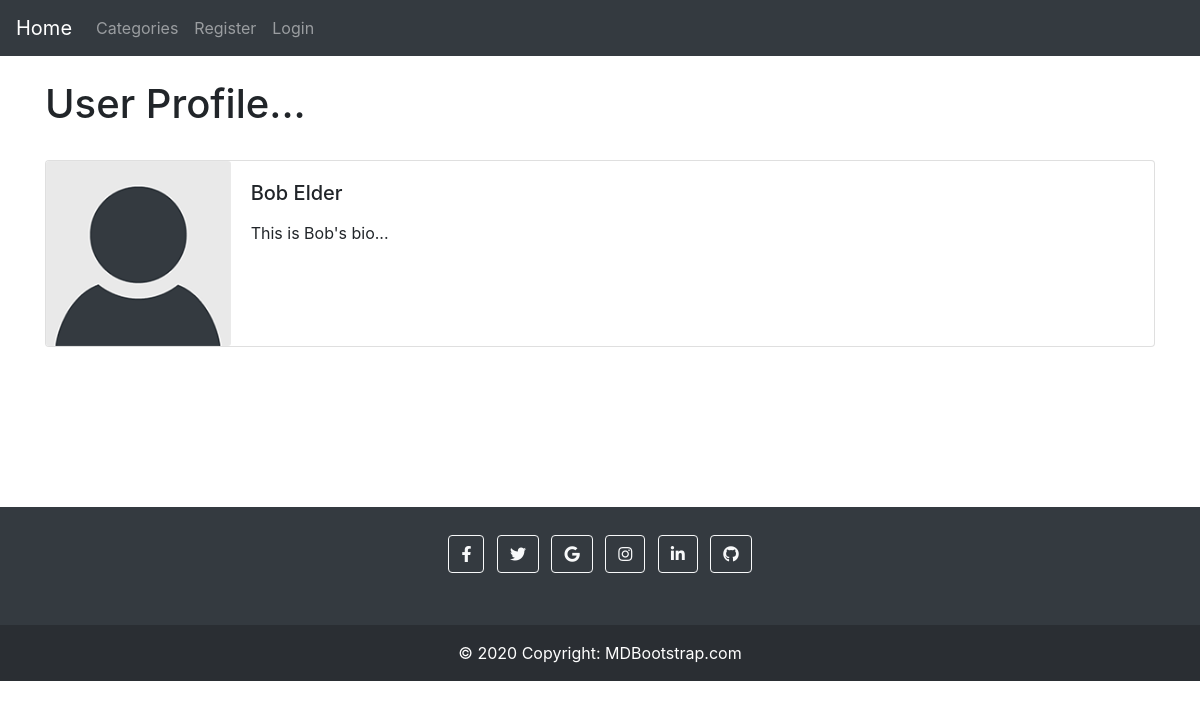
Screenshot of /members/2/profile/ with the database file from the repository.
### theblog/models.py (models this page shows, shortened)
class Profile(models.Model):
	user = models.OneToOneField(User, null=True, on_delete=models.CASCADE)
	bio = models.TextField()
	profile_pic = models.ImageField(null=True, blank=True, upload_to="images/profile/")
	website_url = models.CharField(max_length=255, null=True, blank=True)
	facebook_url = models.CharField(max_length=255, null=True, blank=True)
	twitter_url = models.CharField(max_length=255, null=True, blank=True)
	instagram_url = models.CharField(max_length=255, null=True, blank=True)
	pinterest_url = models.CharField(max_length=255, null=True, blank=True)

### members/views.py (the view)
# urls.py: path('<int:pk>/profile/', ShowProfilePageView.as_view(), name='show_profile_page'),
class ShowProfilePageView(DetailView):
	model = Profile
	template_name = 'registration/user_profile.html'
	def get_context_data(self, *args, **kwargs):
		context = super(ShowProfilePageView, self).get_context_data(*args, **kwargs)
		page_user = get_object_or_404(Profile, id=self.kwargs['pk'])
		context["page_user"] = page_user
		return context

### members/templates/registration/user_profile.html (shortened to what this page needs)
{% extends 'base.html' %}
{% load static %}
{% block content %}
<h1>User Profile...</h1>
<br/>
<div class="card mb-3">
  <div class="row no-gutters">
    <div class="col-md-2">
{% if page_user.profile_pic %}
      <img src="{{ page_user.profile_pic.url }}" class="card-img">
{% else %}
	<img src="{% static 'theblog/images/default_profile_pic.png' %}" class="card-img">
{% endif %}
    </div>
    <div class="col-md-10">
      <div class="card-body">
        <h5 class="card-title">
        	{{ page_user.user.first_name }}
			{{ page_user.user.last_name }}
		</h5>
<p class="card-text">
        	{{ page_user.bio }}
        </p>
      </div>
    </div>
  </div>
</div>
<br/><br/>
{% endblock %}

### rows the page displays
Profile: user.first_name "Bob", user.last_name "Elder", bio "This is Bob's bio..."
